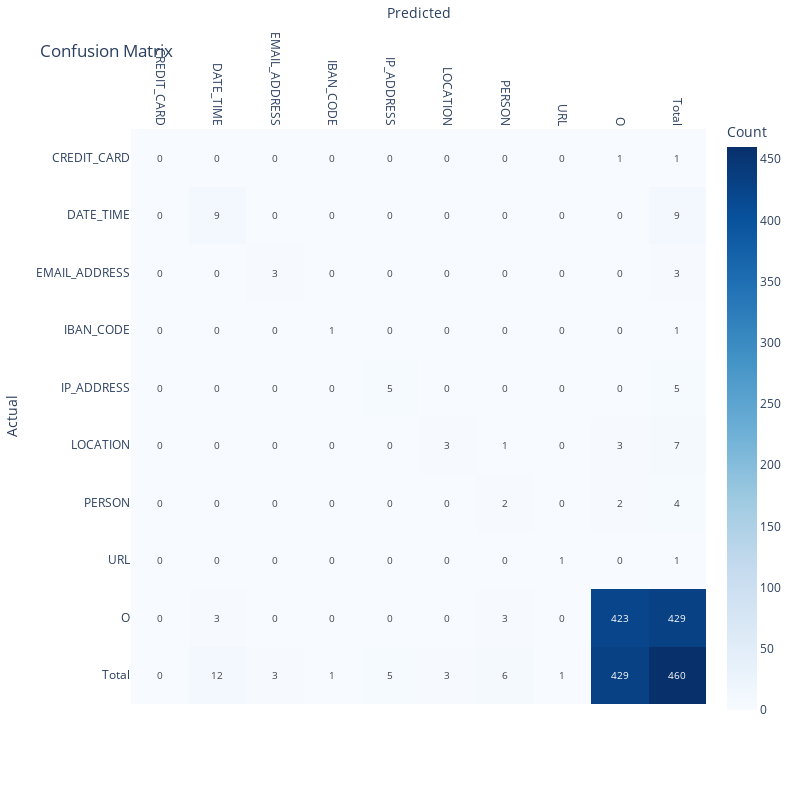

Notebook code cell kept with this figure:
### Code cell
plotter.plot_confusion_matrix(entities=entities, confmatrix=confmatrix)

### Figure 1 — Plotly figure (JSON) as saved in the notebook; plotly's stock layout.template omitted (floating-point values rounded to 4 significant figures)
{"data": [{"coloraxis": "coloraxis", "hovertemplate": "Predicted: %{x}<br>Actual: %{y}<br>Count: %{z}<extra></extra>", "name": "0", "textfont": {"size": 10}, "texttemplate": "%{z}", "type": "heatmap", "x": ["CREDIT_CARD", "DATE_TIME", "EMAIL_ADDRESS", "IBAN_CODE", "IP_ADDRESS", "LOCATION", "PERSON", "URL", "O", "Total"], "xaxis": "x", "y": ["CREDIT_CARD", "DATE_TIME", "EMAIL_ADDRESS", "IBAN_CODE", "IP_ADDRESS", "LOCATION", "PERSON", "URL", "O", "Total"], "yaxis": "y", "z": [[0, 0, 0, 0, 0, 0, 0, 0, 1, 1], [0, 9, 0, 0, 0, 0, 0, 0, 0, 9], [0, 0, 3, 0, 0, 0, 0, 0, 0, 3], [0, 0, 0, 1, 0, 0, 0, 0, 0, 1], [0, 0, 0, 0, 5, 0, 0, 0, 0, 5], [0, 0, 0, 0, 0, 3, 1, 0, 3, 7], [0, 0, 0, 0, 0, 0, 2, 0, 2, 4], [0, 0, 0, 0, 0, 0, 0, 1, 0, 1], [0, 3, 0, 0, 0, 0, 3, 0, 423, 429], [0, 12, 3, 1, 5, 3, 6, 1, 429, 460]]}], "layout": {"coloraxis": {"colorbar": {"title": {"text": "Count"}}, "colorscale": [[0, "rgb(247,251,255)"], [0.125, "rgb(222,235,247)"], [0.25, "rgb(198,219,239)"], [0.375, "rgb(158,202,225)"], [0.5, "rgb(107,174,214)"], [0.625, "rgb(66,146,198)"], [0.75, "rgb(33,113,181)"], [0.875, "rgb(8,81,156)"], [1, "rgb(8,48,107)"]]}, "height": 800, "title": {"text": "Confusion Matrix"}, "width": 800, "xaxis": {"anchor": "y", "constrain": "domain", "domain": [0, 1], "scaleanchor": "y", "side": "top", "tickangle": 90, "title": {"standoff": 10, "text": "Predicted"}}, "yaxis": {"anchor": "x", "autorange": "reversed", "constrain": "domain", "domain": [0, 1], "title": {"text": "Actual"}}}}
